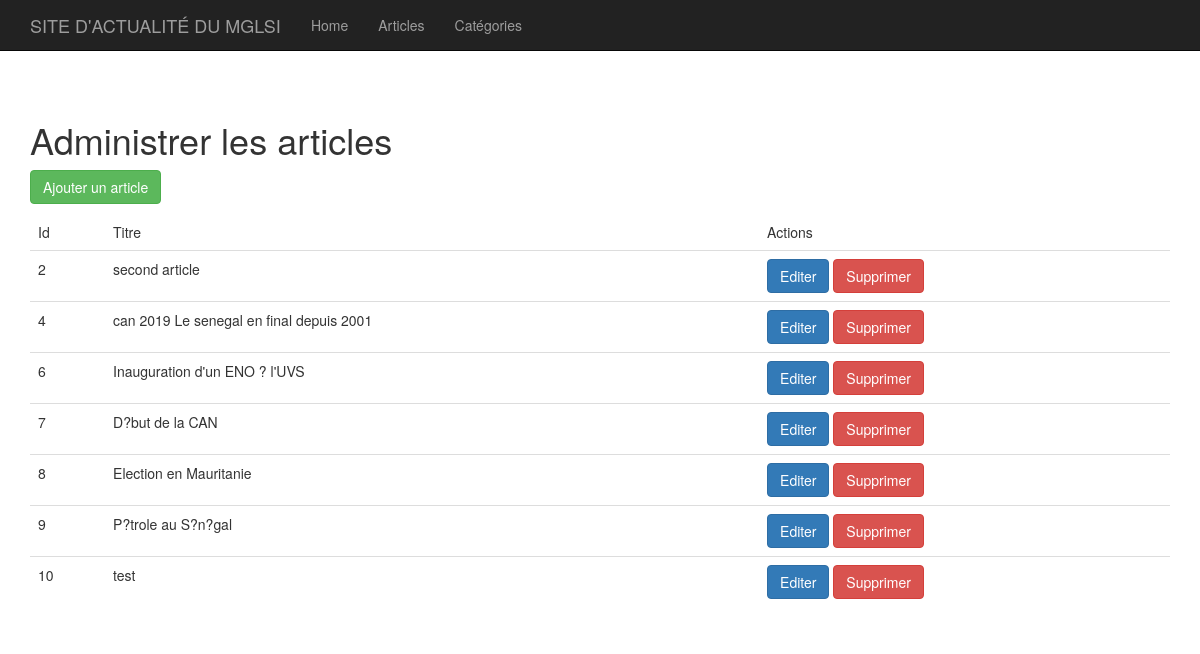
The app's page /index.php?p=admin.posts.index with its own data.
### tables this page shows
CREATE TABLE `articles` (
  `id` int(11) NOT NULL,
  `titre` varchar(255) DEFAULT NULL,
  `contenu` longtext,
  `date` datetime DEFAULT NULL,
  `category_id` int(11) DEFAULT NULL
);

### core/Controller/Controller.php (called while the page is built, shortened)
<?php
    class Controller{
        protected $viewPath;
        protected function render($view, $variables = []){
            extract($variables);
            require($this->viewPath . str_replace('.', '/', $view) . '.php');
        }
    }
?>

### app/Controller/Admin/PostsController.php (called while the page is built, shortened)
<?php
    class PostsController extends AppController{
        public function index(){
            $posts = $this->Post->all();
            $this->render('admin.posts.index', compact('posts'));
        }
    }
?>

### public/index.php (called while the page is built, shortened)
<?php
    if(isset($_GET['p'])){
        $page = $_GET['p'];
    }
    else{
        $page = 'posts.index';
    }
    $page = explode('.', $page);
    if($page[0] == 'admin'){
        $action = $page[2];
    }
    else{
        $controller = '\App\Controller\\' . ucfirst($page[0]) . 'Controller';
        $action = $page[1];
    }
    $controller = new $controller();
    $controller->$action();
?>

### core/Table/Table.php (called while the page is built, shortened)
<?php
    class Table{
        protected $table;
        protected $db;
        public function __construct(Database $db){
            $this->db = $db;
        }
        public function all(){
            return $this->query("SELECT * FROM " . $this->table);
        }
        public function query($statement, $attributes = null, $one = false){
            if($attributes){
                return $this->db->prepare(
                    $statement,
                    $attributes,
                    str_replace('Table', 'Entity', get_class($this)),
                    $one
                );
            }
             else{
                return $this->db->query(
                    $statement,
                    str_replace('Table', 'Entity', get_class($this)),
                     $one
                );
            }
        }
    }
?>

### core/Database/MysqlDatabase.php (called while the page is built, shortened)
<?php
    class MysqlDatabase extends Database{
        private $pdo;
        private function getPDO(){
            if($this->pdo === null){
                $pdo = new PDO('mysql:dbname=projet_mglsi1;host=localhost', 'root', '');
                $pdo->setAttribute(PDO::ATTR_ERRMODE, PDO::ERRMODE_EXCEPTION);
                $this->pdo = $pdo;
            }
            return $this->pdo;
        }
        public function query($statement, $class_name = null, $one = false){
            $req = $this->getPDO()->query($statement);
            if($class_name === null){
                $req->setFetchMode(PDO::FETCH_OBJ);
            }
            else{
                $req->setFetchMode(PDO::FETCH_CLASS, $class_name);
            }
            if($one){
                $datas = $req->fetch();
            }
            else{
                $datas = $req->fetchAll();
            }
            return $datas;
        }
    }
?>

### app/Autoloader.php (called while the page is built, shortened)
<?php
  class Autoloader{
      static function autoload($class){
          if (strpos($class, __NAMESPACE__ . '\\') === 0){
              $class = str_replace(__NAMESPACE__ . '\\', '', $class);
              $class = str_replace('\\', '/', $class);
          }
      }
  }

### core/Autoloader.php (called while the page is built, shortened)
<?php
  class Autoloader{
      static function autoload($class){
          if (strpos($class, __NAMESPACE__ . '\\') === 0){
              $class = str_replace(__NAMESPACE__ . '\\', '', $class);
              $class = str_replace('\\', '/', $class);
          }
      }
  }

### app/Views/admin/posts/index.php (the view, shortened to what this page needs)
<h1>Administrer les articles</h1>
<p>
  <a class="btn btn-success" href="?p=admin.posts.add" >Ajouter un article</a>
</p>
<table class="table">
    <thead>
        <tr>
            <td>Id</td>
            <td>Titre</td>
            <td>Actions</td>
        </tr>
    </thead>
    <tbody>
        <?php foreach ($posts as $post): ?>
            <tr>
                <td><?= $post->id; ?></td>
                <td><?= $post->titre; ?></td>
                <td>
                    <a class="btn btn-primary" href="?p=admin.posts.edit&id=<?= $post->id; ?>" >Editer</a>
                    <form action="?p=admin.posts.delete" method="post" style="display: inline;">
                        <button type="submit" class="btn btn-danger">Supprimer</button>
                    </form>
                </td>
            </tr>
        <?php endforeach; ?>
    </tbody>
</table>

### records on screen
articles: id "2", titre "second article"
articles: id "4", titre "can 2019 Le senegal en final depuis 2001"
articles: id "6", titre "Inauguration d'un ENO ? l'UVS"
articles: id "7", titre "D?but de la CAN"
articles: id "8", titre "Election en Mauritanie"
articles: id "9", titre "P?trole au S?n?gal"
articles: id "10", titre "test"
